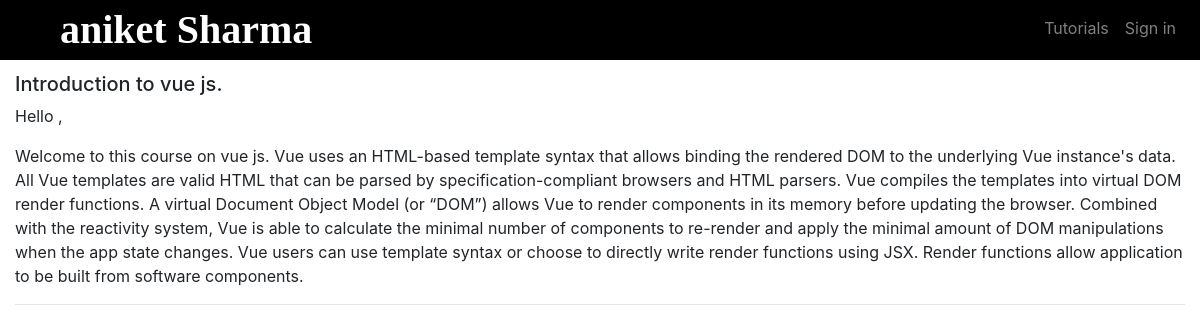
Screenshot of /emp_detail/2 with the database file from the repository.
### tutorials/models.py (models this page shows, shortened)
class TextTutorial(models.Model):
    series = models.ForeignKey(Series, on_delete=models.CASCADE)
    tut_id = models.PositiveSmallIntegerField(verbose_name='tutorial number', auto_created=True)
    title = models.CharField(max_length=200)
    description = models.TextField(blank=True, null=True)
    lesson = models.TextField(verbose_name='Complete lesson : use html tags in here')
    class Meta:
        unique_together = ('series', 'tut_id')

### tutorials/views.py (the view)
# urls.py: path('emp_detail/<int:series_pk>', SeriesContentView.as_view(), name='series_content'),
class SeriesContentView(TemplateView):
    template_name = 'tutorials/series-content.html'
    def get(self, request, series_pk):
        text_tutorials = TextTutorial.objects.filter(series=series_pk).order_by('tut_id')
        video_tutorials = VideoTutorial.objects.filter(series=series_pk).order_by('tut_id')
        args = {'text_tutorials': text_tutorials, 'video_tutorials': video_tutorials}
        return render(request, self.template_name, args)

### content/templates/tutorials/series-content.html (shortened to what this page needs)
{% extends 'layouts/default/page.html' %}
{% load static %}
{% load i18n %}
{% block content %}
    {% for tut in text_tutorials %}
        <div class="Text-Tutorial">
            <h1>{{ tut.title }}</h1><h5>{{ tut.description|safe }}</h5><p>{{ tut.lesson|safe }}</p>
        </div>
    {% endfor %}
    <hr>
{% endblock %}

### rows the page displays
TextTutorial: description "Introduction to vue js.", lesson "Hello , Welcome to this course on vue js. Vue uses an HTML-based template syntax that allows binding the rendered DOM to the underlying Vue instance's data. All Vue templates are valid HTML that can be parsed by specification-compliant browsers and HTML parsers. Vue compiles the templates into virtual DOM render functions. A virtual Document Object Model (or “DOM”) allows Vue to render components in its memory before updating the browser. Combined with the reactivity system, Vue is able to calculate the minimal number of components to re-render and apply the minimal amount of DOM manipulations when the app state changes. Vue users can use template syntax or choose to directly write render…"
